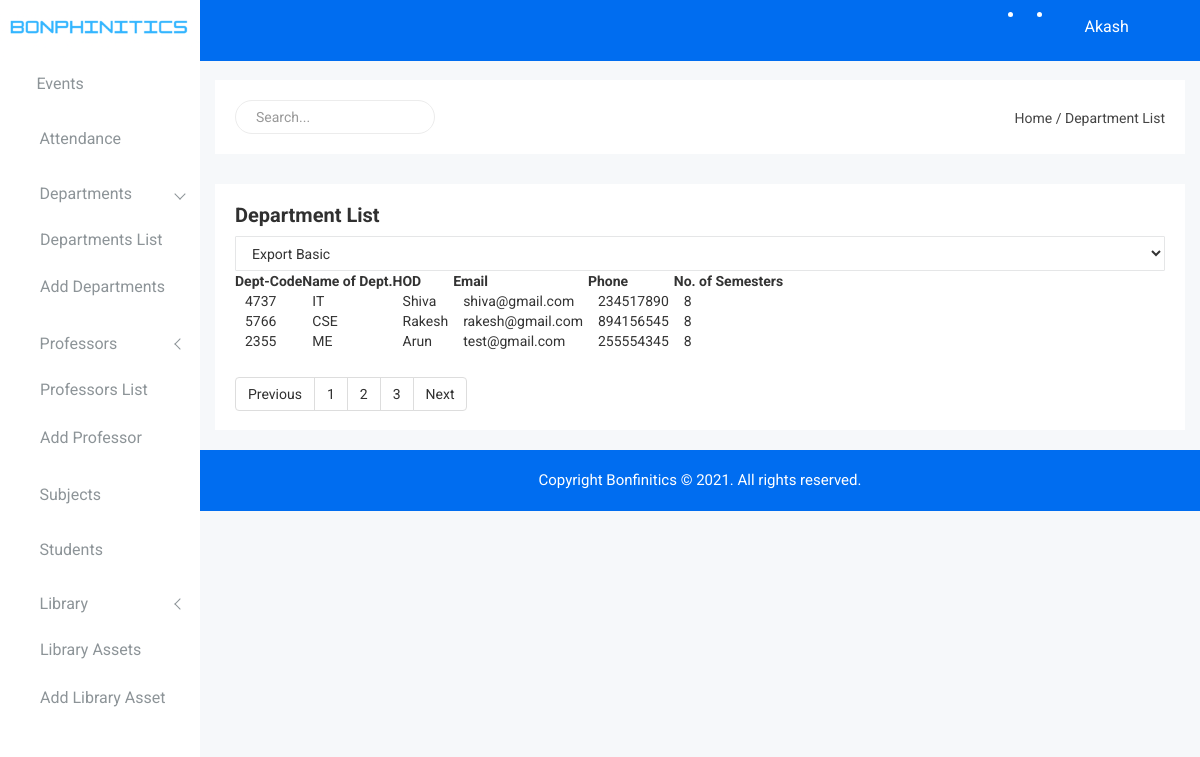
The app's page /Admin/department-list.php (signed in) with its own data.
### tables this page shows
CREATE TABLE `user` (
  `user_id` int(10) NOT NULL,
  `first_name` varchar(100) NOT NULL,
  `last_name` varchar(100) NOT NULL,
  `email` varchar(100) NOT NULL,
  `password` varchar(250) NOT NULL,
  `role` varchar(20) NOT NULL,
  `mobile_no` varchar(15) NOT NULL,
  `user_dob` varchar(50) NOT NULL
);

CREATE TABLE `department` (
  `dept_id` int(10) NOT NULL,
  `dept_name` varchar(100) NOT NULL,
  `dept_code` varchar(20) NOT NULL,
  `dept_hod` varchar(100) NOT NULL,
  `dept_email` varchar(100) NOT NULL,
  `dept_phone` varchar(15) NOT NULL,
  `no_of_sem` varchar(2) NOT NULL
);

### Admin/identification.php (called while the page is built, shortened)
<?php
require_once 'connection.php';
$email = $_SESSION["email"];
$password = $_SESSION["password"];
$query = "select user_id, first_name, last_name, email, password, role from user where (email='$email' and password='$password' and role='admin')";
$result = mysqli_query($conn, $query);
$row = mysqli_fetch_assoc($result);
?>

### Admin/department-list.php (the view, shortened to what this page needs)
<?php require_once 'identification.php';?>
<!doctype html>
<html class="no-js" lang="en">
<head>
    <?php require 'top-scripts.php';?>
</head>
<body>
    <div class="left-sidebar-pro">
        <nav id="sidebar" class="">
            <div class="sidebar-header">
                <a href="index.php"><img class="main-logo" src="img/logo/logo.png" alt="" /></a>
            </div>
            <div class="left-custom-menu-adp-wrap comment-scrollbar">
                <nav class="sidebar-nav left-sidebar-menu-pro">
                    <ul class="metismenu" id="menu1">
                        <li>
                            <a title="Upcoming Events" href="index.php" aria-expanded="false"><span class="educate-icon educate-event icon-wrap sub-icon-mg" aria-hidden="true"></span> <span class="mini-click-non">Events</span></a>
                        </li>
                        <li>
                            <a title="Attendance" href="attendance.php" aria-expanded="false"><span class="educate-icon educate-charts icon-wrap" aria-hidden="true"></span> <span class="mini-click-non">Attendance</span></a>
                        </li>
                        <li class="active">
                            <a class="has-arrow" href="department-list.php" aria-expanded="false"><span class="educate-icon educate-department icon-wrap"></span> <span class="mini-click-non">Departments</span></a>
                            <ul class="submenu-angle" aria-expanded="false">
                                <li><a title="Departments List" href="department-list.php"><span class="mini-sub-pro">Departments List</span></a></li>
                                <li><a title="Add Departments" href="add-department.php"><span class="mini-sub-pro">Add Departments</span></a></li>
                            </ul>
                        </li>
                        <li>
                            <a class="has-arrow" href="professor-list.php" aria-expanded="false"><span class="educate-icon educate-professor icon-wrap"></span> <span class="mini-click-non">Professors</span></a>
                            <ul class="submenu-angle" aria-expanded="false">
                                <li><a title="All Professors" href="professor-list.php"><span class="mini-sub-pro">Professors List</span></a></li>
                                <li><a title="Add Professor" href="add-professor.php"><span class="mini-sub-pro">Add Professor</span></a></li>
                            </ul>
                        </li>
                        <li>
                            <a href="subject-list.php" aria-expanded="false"><span class="educate-icon educate-course icon-wrap"></span> <span class="mini-click-non">Subjects</span></a>
                        </li>
                        <li>
                            <a href="student-list.php" aria-expanded="false"><span class="educate-icon educate-student icon-wrap"></span> <span class="mini-click-non">Students</span></a>
                        </li>
                        <li>
                            <a class="has-arrow" href="all-courses.html" aria-expanded="false"><span class="educate-icon educate-library icon-wrap"></span> <span class="mini-click-non">Library</span></a>
                            <ul class="submenu-angle" aria-expanded="false">
                                <li><a title="All Library" href="library-assets.php"><span class="mini-sub-pro">Library Assets</span></a></li>
                                <li><a title="Add Library" href="add-library-assets.php"><span class="mini-sub-pro">Add Library Asset</span></a></li>
                            </ul>
                        </li>
                    </ul>
                </nav>
            </div>
        </nav>
    </div>
    <div class="all-content-wrapper">
            <?php require 'logo.php';?>
        <div class="header-advance-area">
            <?php require 'top-nav.php';?>
            <div class="breadcome-area">
                <div class="container-fluid">
                    <div class="row">
                        <div class="col-lg-12 col-md-12 col-sm-12 col-xs-12">
                            <div class="breadcome-list single-page-breadcome">
                                <div class="row">
                                    <div class="col-lg-6 col-md-6 col-sm-6 col-xs-12">
                                        <div class="breadcome-heading">
                                            <form role="search" class="sr-input-func">
                                                <input id="search" type="text" placeholder="Search..." class="search-int form-control">
                                                <a href="#"><i class="fa fa-search"></i></a>
                                            </form>
                                        </div>
                                    </div>
                                    <div class="col-lg-6 col-md-6 col-sm-6 col-xs-12">
                                        <ul class="breadcome-menu">
                                            <li><a href="#">Home</a> <span class="bread-slash">/</span>
                                            </li>
                                            <li><span class="bread-blod">Department List</span>
                                            </li>
                                        </ul>
                                    </div>
                                </div>
                            </div>
                        </div>
                    </div>
                </div>
            </div>
        </div>
        <div class="data-table-area mg-b-15">
            <div class="container-fluid">
                <div class="row">
                    <div class="col-lg-12 col-md-12 col-sm-12 col-xs-12">
                        <div class="sparkline13-list">
                            <div class="sparkline13-hd">
                                <div class="main-sparkline13-hd">
                                    <h1><span class="table-project-n"></span>Department List</h1>
                                </div>
                            </div>
                            <div class="sparkline13-graph">
                                <div class="datatable-dashv1-list custom-datatable-overright">
                                    <div id="toolbar">
                                        <select class="form-control dt-tb">
											<option value="">Export Basic</option>
										</select>
                                    </div>
                                    <table id="table" data-toggle="table" data-pagination="true" data-search="true" data-show-columns="true" data-show-pagination-switch="true" data-show-refresh="true" data-key-events="true" data-show-toggle="true" data-resizable="true" data-cookie="true"
                                        data-cookie-id-table="saveId" data-show-export="true" data-click-to-select="true" data-toolbar="#toolbar">
                                        <thead>
                                            <tr>
                                                <th>Dept-Code</th>
                                                <th>Name of Dept.</th>
                                                <th>HOD</th>
                                                <th>Email</th>
                                                <th>Phone</th>
                                                <th>No. of Semesters</th>
                                            </tr>
                                        </thead>
                                        <tbody id="output">
										<?php
											require_once "connection.php";
											$dept_query = "select dept_id,dept_code,dept_name,dept_hod,dept_email,dept_phone,no_of_sem from department";
											$dept_query_result = mysqli_query($conn,$dept_query);
											while($row=mysqli_fetch_array($dept_query_result)){
										?>
											<tr>
                                                <td><?php echo $row['dept_code'];?></td>
                                                <td><?php echo $row['dept_name'];?></td>
                                                <td><?php echo $row['dept_hod'];?></td>
                                                <td><?php echo $row['dept_email'];?></td>
                                                <td><?php echo $row['dept_phone'];?></td>
                                                <td><?php echo $row['no_of_sem'];?></td>
                                            </tr>
										<?php
											}
										?>
                                        </tbody>
                                    </table>
                                </div>
                            </div>
                            <div class="custom-pagination">
                                <nav aria-label="Page navigation example">
                                    <ul class="pagination">
                                        <li class="page-item"><a class="page-link" href="#">Previous</a></li>
                                        <li class="page-item"><a class="page-link" href="#">1</a></li>
                                        <li class="page-item"><a class="page-link" href="#">2</a></li>
                                        <li class="page-item"><a class="page-link" href="#">3</a></li>
                                        <li class="page-item"><a class="page-link" href="#">Next</a></li>
                                    </ul>
                                </nav>
                            </div>
                        </div>
                    </div>
                </div>
            </div>
        </div>
        <?php require 'footer.php';?>
    </div>
</body>
</html>

### Admin/top-nav.php (shortened to what this page needs)
<div class="header-top-area">
                <div class="container-fluid">
                    <div class="row">
                        <div class="col-lg-12 col-md-12 col-sm-12 col-xs-12">
                            <div class="header-top-wraper">
                                <div class="row">
                                    <div class="col-lg-1 col-md-0 col-sm-1 col-xs-12">
                                        <div class="menu-switcher-pro">
                                            <button type="button" id="sidebarCollapse" class="btn bar-button-pro header-drl-controller-btn btn-info navbar-btn">
													<i class="educate-icon educate-nav"></i>
												</button>
                                        </div>
                                    </div>
                                    <div class="col-lg-5 col-md-5 col-sm-12 col-xs-12">
                                        <div class="header-right-info">
                                            <ul class="nav navbar-nav mai-top-nav header-right-menu">
                                                <li class="nav-item dropdown">
                                                    <a href="#" data-toggle="dropdown" role="button" aria-expanded="false" class="nav-link dropdown-toggle"><i class="educate-icon educate-message edu-chat-pro" aria-hidden="true"></i><span class="indicator-ms"></span></a>
                                                </li>
                                                <li class="nav-item"><a href="#" data-toggle="dropdown" role="button" aria-expanded="false" class="nav-link dropdown-toggle"><i class="educate-icon educate-bell" aria-hidden="true"></i><span class="indicator-nt"></span></a>
                                                </li>
                                                <li class="nav-item">
                                                    <a href="#" data-toggle="dropdown" role="button" aria-expanded="false" class="nav-link dropdown-toggle">
															<span class="educate-icon educate-professor icon-wrap"></span> <span class="mini-click-non"><span class="admin-name"><?php echo $row['first_name'];?></span></span>
															<i class="fa fa-angle-down edu-icon edu-down-arrow"></i>
														</a>
                                                </li>
                                                <li class="nav-item nav-setting-open"><a href="#" data-toggle="dropdown" role="button" aria-expanded="false" class="nav-link dropdown-toggle"><i class="educate-icon educate-menu"></i></a>
                                                </li>
                                            </ul>
                                        </div>
                                    </div>
                                </div>
                            </div>
                        </div>
                    </div>
                </div>
            </div>

### Admin/css/main.css (style rules this page uses)
html { color: #222; font-size: 1em; line-height: 1.4; }
audio, canvas, iframe, img, svg, video { vertical-align: middle; }

### Admin/css/metisMenu/metisMenu-vertical.css (style rules this page uses)
.sidebar-nav { background: #fff; }
.sidebar-nav ul { padding: 0; margin: 0; list-style: none; background: #f5f5f5; }
.sidebar-nav .metismenu { background: #fff; display: -webkit-box; display: -ms-flexbox; display: flex; -webkit-box-orient: vertical; -webkit-box-direction: normal; -ms-flex-direction: column; flex-direction: column; }
.sidebar-nav .metismenu li + li { margin-top: 5px; }
.sidebar-nav .metismenu li:last-child { margin-bottom: 5px; }
.sidebar-nav .metismenu > li { display: -webkit-box; display: -ms-flexbox; display: flex; -webkit-box-orient: vertical; -webkit-box-direction: normal; -ms-flex-direction: column; flex-direction: column; position: relative; }
.sidebar-nav .metismenu a { position: relative; display: block; padding: 13px 15px; color: #444; outline-width: 0; transition: all .3s ease-out; font-size:16px; font-weight:400; }
.sidebar-nav .metismenu ul a { padding: 10px 15px 10px 40px; }
.sidebar-nav .metismenu li .icon-wrap { margin-right:5px; font-size:20px; color:#303030; }
.sidebar-nav .metismenu li .sub-icon-mg { margin-right:5px; font-size:16px; }

### records on screen
user: first_name "Akash"
department: dept_code "4737", dept_name "IT", dept_hod "Shiva", dept_email "shiva@gmail.com", dept_phone "234517890", no_of_sem "8"
department: dept_code "5766", dept_name "CSE", dept_hod "Rakesh", dept_email "rakesh@gmail.com", dept_phone "894156545", no_of_sem "8"
department: dept_code "2355", dept_name "ME", dept_hod "Arun", dept_email "test@gmail.com", dept_phone "255554345", no_of_sem "8"
